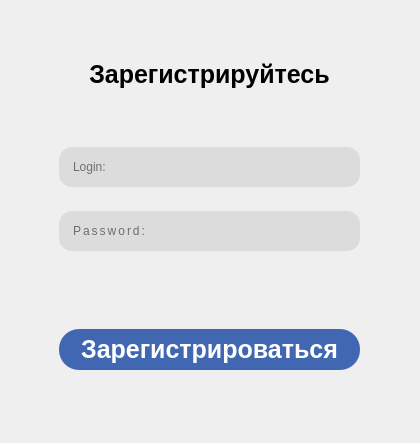
<?xml version="1.0" encoding="UTF-8"?>
<ui version="4.0">
 <class>MainWindow</class>
 <widget class="QMainWindow" name="MainWindow">
  <property name="geometry">
   <rect>
    <x>0</x>
    <y>0</y>
    <width>420</width>
    <height>443</height>
   </rect>
  </property>
  <property name="windowTitle">
   <string>Register</string>
  </property>
  <widget class="QWidget" name="centralwidget">
   <layout class="QHBoxLayout" name="horizontalLayout">
    <item>
     <widget class="QWidget" name="widget" native="true">
      <widget class="QWidget" name="verticalLayoutWidget">
       <property name="geometry">
        <rect>
         <x>50</x>
         <y>120</y>
         <width>301</width>
         <height>141</height>
        </rect>
       </property>
       <layout class="QVBoxLayout" name="verticalLayout">
        <item>
         <widget class="QLineEdit" name="Register_lgn">
          <property name="styleSheet">
           <string notr="true">background-color: #DCDCDC;
width: 100%;
padding: 12px;
border: 0pч;
border-radius: 13px;
box-sizing: border-box;
font-family: &quot;Georgia&quot;;</string>
          </property>
          <property name="text">
           <string/>
          </property>
          <property name="maxLength">
           <number>20</number>
          </property>
          <property name="placeholderText">
           <string>Login:</string>
          </property>
         </widget>
        </item>
        <item>
         <widget class="QLineEdit" name="Register_psw">
          <property name="styleSheet">
           <string notr="true">background-color: #DCDCDC;
width: 100%;
padding: 12px;
border: 0pч;
border-radius: 13px;
box-sizing: border-box;
font-family: &quot;Georgia&quot;;
letter-spacing: 2px;</string>
          </property>
          <property name="text">
           <string/>
          </property>
          <property name="maxLength">
           <number>20</number>
          </property>
          <property name="echoMode">
           <enum>QLineEdit::Password</enum>
          </property>
          <property name="placeholderText">
           <string>Password:</string>
          </property>
         </widget>
        </item>
       </layout>
      </widget>
      <widget class="QPushButton" name="Register_btn">
       <property name="geometry">
        <rect>
         <x>50</x>
         <y>310</y>
         <width>301</width>
         <height>61</height>
        </rect>
       </property>
       <property name="styleSheet">
        <string notr="true">display: inline-block;
margin: 10px 0px;
border-radius: 20px;
background-color: #4267B2;
background-position: 100% 0;
font:19pt;
font-family: &quot;Georgia&quot;;
font-weight: bold;
color: white;
box-shadow: 0 16px 32px 0 rgba(0, 40, 120, .35);
transition: .5s;</string>
       </property>
       <property name="text">
        <string>Зарегистрироваться</string>
       </property>
      </widget>
      <widget class="QLabel" name="label_2">
       <property name="geometry">
        <rect>
         <x>-10</x>
         <y>40</y>
         <width>421</width>
         <height>51</height>
        </rect>
       </property>
       <property name="styleSheet">
        <string notr="true">font:19pt;
font-family: &quot;Georgia&quot;;
font-weight: bold;</string>
       </property>
       <property name="text">
        <string>Зарегистрируйтесь</string>
       </property>
       <property name="alignment">
        <set>Qt::AlignCenter</set>
       </property>
      </widget>
     </widget>
    </item>
   </layout>
  </widget>
 </widget>
 <resources/>
 <connections/>
</ui>
